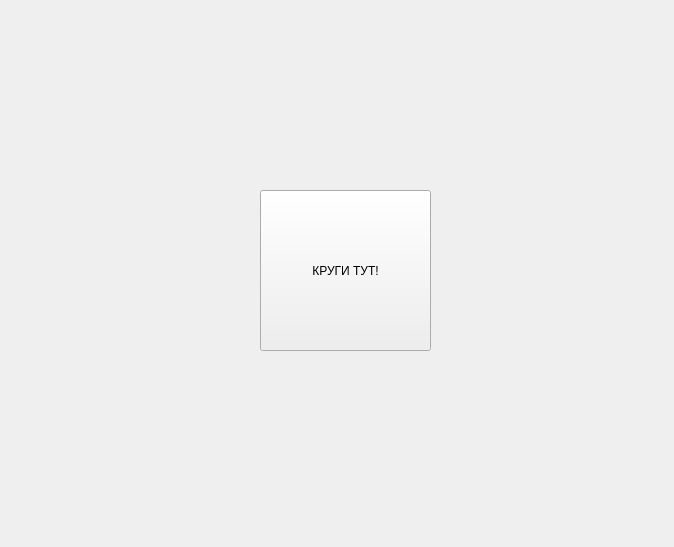
<?xml version="1.0" encoding="UTF-8"?>
<ui version="4.0">
 <class>MainWindow</class>
 <widget class="QMainWindow" name="MainWindow">
  <property name="geometry">
   <rect>
    <x>0</x>
    <y>0</y>
    <width>674</width>
    <height>547</height>
   </rect>
  </property>
  <property name="windowTitle">
   <string>MainWindow</string>
  </property>
  <widget class="QWidget" name="centralwidget">
   <widget class="QPushButton" name="pushButton">
    <property name="geometry">
     <rect>
      <x>260</x>
      <y>190</y>
      <width>171</width>
      <height>161</height>
     </rect>
    </property>
    <property name="text">
     <string>КРУГИ ТУТ!</string>
    </property>
   </widget>
  </widget>
 </widget>
 <resources/>
 <connections/>
</ui>
